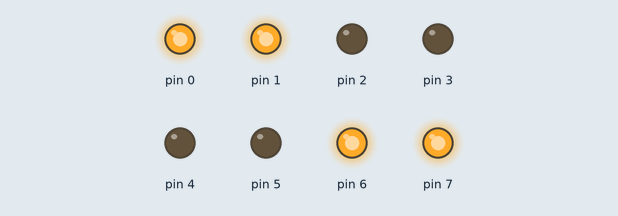
The sketch below on a simulated Arduino Uno, built with avr-gcc and run on an emulated ATmega328P. Parts: output pins drawn as LEDs (lit = HIGH).

Above: at 0.5 s.
At 1.5 s:
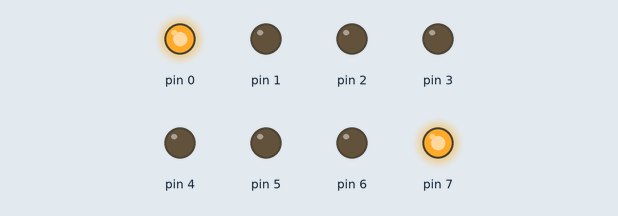
At 2.5 s:
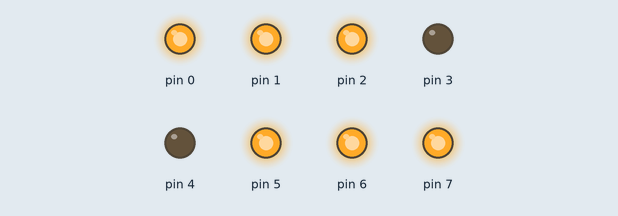
At 3.5 s:
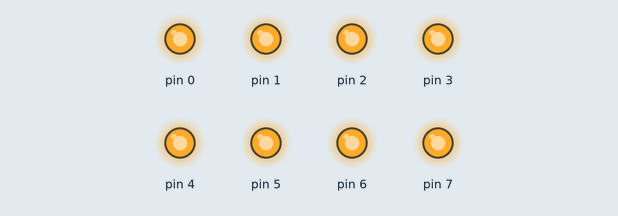
Timing chart, 0 to 4.6 s (numbered marks = the images above):
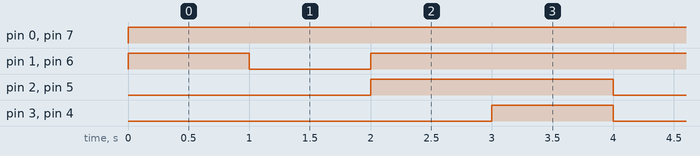

Measured:
- by itself, pin 0, pin 7: LOW → HIGH at 0.00 s
- by itself, pin 1, pin 6: repeats every 4.0 s: LOW 1.0 s, HIGH 3.0 s
- by itself, pin 2, pin 5: alternates HIGH for 2.0 s and LOW for 2.0 s
- by itself, pin 3, pin 4: alternates HIGH for 1.0 s and LOW for 3.0 s

The sketch:

Multiple_LED.ino
```cpp
void setup() {
  DDRD = 0b11111111;

  for (int i = 0; i < 8; i++)
  pinMode(i, OUTPUT);
}
uint8_t pattern[8] = {0b11000011, 0b10000001, 0b11100111, 0b11111111};
void loop () {
  for (int i = 0; i < 4; i ++)
  {
  PORTD = pattern[i];
  delay(1000);
  }
}
```
